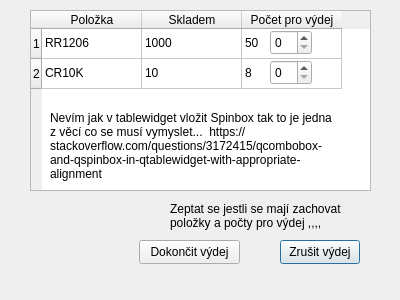
<?xml version="1.0" encoding="UTF-8"?>
<ui version="4.0">
 <class>Dialog</class>
 <widget class="QDialog" name="Dialog">
  <property name="geometry">
   <rect>
    <x>0</x>
    <y>0</y>
    <width>400</width>
    <height>300</height>
   </rect>
  </property>
  <property name="windowTitle">
   <string>Dialog</string>
  </property>
  <widget class="QTableWidget" name="tableWidget">
   <property name="geometry">
    <rect>
     <x>30</x>
     <y>10</y>
     <width>341</width>
     <height>181</height>
    </rect>
   </property>
   <row>
    <property name="text">
     <string>1</string>
    </property>
   </row>
   <row>
    <property name="text">
     <string>2</string>
    </property>
   </row>
   <column>
    <property name="text">
     <string>Položka</string>
    </property>
   </column>
   <column>
    <property name="text">
     <string>Skladem</string>
    </property>
   </column>
   <column>
    <property name="text">
     <string>Počet pro výdej</string>
    </property>
   </column>
   <item row="0" column="0">
    <property name="text">
     <string>RR1206</string>
    </property>
   </item>
   <item row="0" column="1">
    <property name="text">
     <string>1000</string>
    </property>
   </item>
   <item row="0" column="2">
    <property name="text">
     <string>50</string>
    </property>
   </item>
   <item row="1" column="0">
    <property name="text">
     <string>CR10K</string>
    </property>
   </item>
   <item row="1" column="1">
    <property name="text">
     <string>10</string>
    </property>
   </item>
   <item row="1" column="2">
    <property name="text">
     <string>8</string>
    </property>
   </item>
  </widget>
  <widget class="QSpinBox" name="spinBox">
   <property name="geometry">
    <rect>
     <x>270</x>
     <y>30</y>
     <width>42</width>
     <height>25</height>
    </rect>
   </property>
  </widget>
  <widget class="QSpinBox" name="spinBox_2">
   <property name="geometry">
    <rect>
     <x>270</x>
     <y>60</y>
     <width>42</width>
     <height>25</height>
    </rect>
   </property>
  </widget>
  <widget class="QLabel" name="pozn">
   <property name="geometry">
    <rect>
     <x>50</x>
     <y>110</y>
     <width>291</width>
     <height>71</height>
    </rect>
   </property>
   <property name="text">
    <string>Nevím jak v tablewidget vložit Spinbox tak to je jedna z věcí co se musí vymyslet...  https://stackoverflow.com/questions/3172415/qcombobox-and-qspinbox-in-qtablewidget-with-appropriate-alignment</string>
   </property>
   <property name="scaledContents">
    <bool>true</bool>
   </property>
   <property name="wordWrap">
    <bool>true</bool>
   </property>
  </widget>
  <widget class="QPushButton" name="zrusit_vydej">
   <property name="geometry">
    <rect>
     <x>280</x>
     <y>240</y>
     <width>80</width>
     <height>24</height>
    </rect>
   </property>
   <property name="text">
    <string>Zrušit výdej</string>
   </property>
  </widget>
  <widget class="QPushButton" name="pushButton_2">
   <property name="geometry">
    <rect>
     <x>139</x>
     <y>240</y>
     <width>101</width>
     <height>24</height>
    </rect>
   </property>
   <property name="text">
    <string>Dokončit výdej</string>
   </property>
  </widget>
  <widget class="QLabel" name="pozn_2">
   <property name="geometry">
    <rect>
     <x>170</x>
     <y>200</y>
     <width>191</width>
     <height>31</height>
    </rect>
   </property>
   <property name="text">
    <string>Zeptat se jestli se mají zachovat položky a počty pro výdej ,,,,</string>
   </property>
   <property name="scaledContents">
    <bool>true</bool>
   </property>
   <property name="wordWrap">
    <bool>true</bool>
   </property>
  </widget>
 </widget>
 <resources/>
 <connections/>
</ui>
